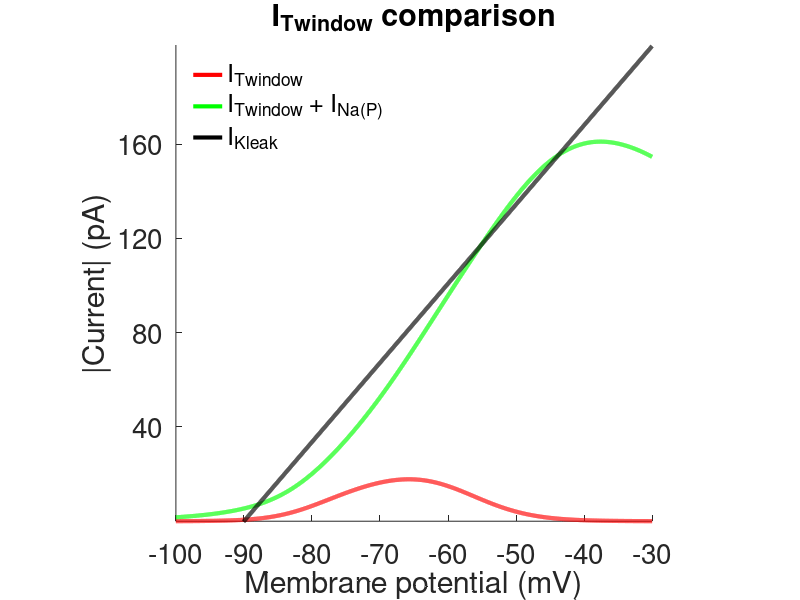
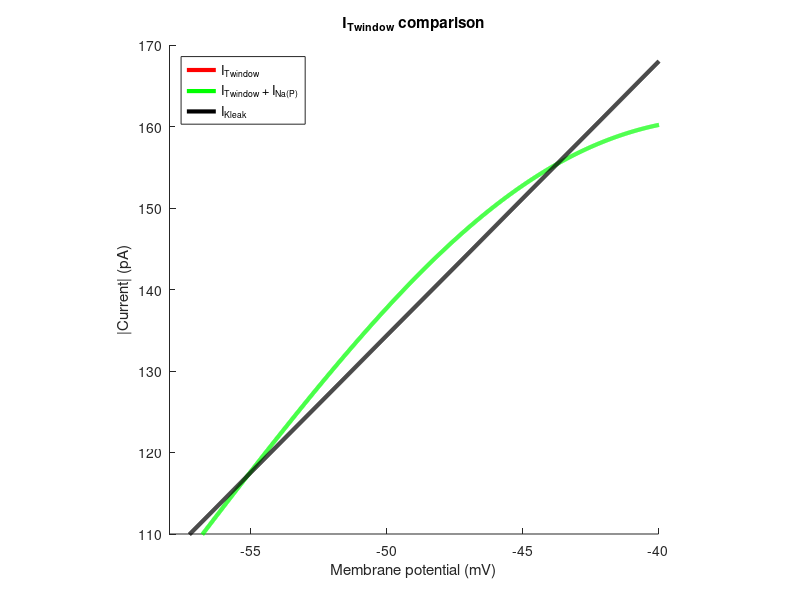
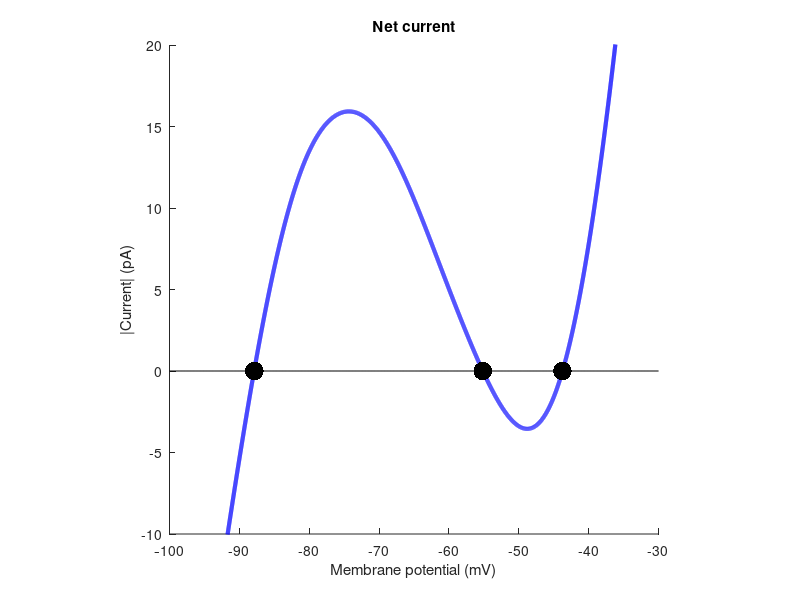

These figures' MATLAB source, in order:
% IT parameters and transformations
function parameters_IT

close all
clear all
clc

xRange = [-100 -30];
Vm = -100:0.01:xRange(end);
celsius = 37;
IT = zeros(4, length(Vm));





% IT:
titleString = 'I_T steady state activation and inactivation functions'; %#ok<*NASGU>
mString1 = 'm_{inf}^2';
mString2 = '';
hString1 = 'h_{inf}';
hString2 = '';
m_inf1 = (1 ./ (1 + exp(-(Vm+57)/6.2))).^2;
m_inf2 = 0;
h_inf1 = 1 ./ (1 + exp((Vm+81)/4));
h_inf2 = 0;
% sStatePlot(titleString, mString1, mString2, hString1, hString2, m_inf1,...
%     m_inf2, h_inf1, h_inf2, Vm, xRange);

phi = 3.0 ^ ((celsius-24)/10);
titleString = 'I_T activation and inactivation time constants';
taumString1 = 'tau_m';
taumString2 = '';
tauhString1 = 'tau_h';
tauhString2 = '';
tau_m1 = ( 0.612 + 1.0 ./ ( exp(-(Vm+132)/16.7) + exp((Vm+16.8)/18.2) ) ) / phi;
tau_m2 = 0;
tau_h1 = zeros(1,length(Vm));
for i = 1:length(Vm)
    if Vm(i) < -80
		tau_h1(i) = exp((Vm(i)+467)/66.6) / phi;
    else
		tau_h1(i) = ( 28 + exp(-(Vm(i)+22)/10.5) ) / phi;
    end
end
tau_h2 = 0;
% tauPlot(titleString, taumString1, taumString2, tauhString1, tauhString2,...
%     tau_m1, tau_m2, tau_h1, tau_h2, Vm, xRange);
IT(1,:) = m_inf1;
IT(2,:) = h_inf1;





% IT transformed:
% mString2 = 'm_{inf}^2';
% hString2 = 'h_{inf}';
% mshift = 10;
% hshift = 12;
% m_inf2 = (1 ./ (1 + exp(-(Vm+57-mshift)/6.2))).^2;
% h_inf2 = 1 ./ (1 + exp((Vm+81-hshift)/4));
% sStatePlotT(titleString, mString1, mString2, hString1, hString2, m_inf1,...
%     m_inf2, h_inf1, h_inf2, Vm, xRange);
% 
% taumString2 = 'tau_m';
% tauhString2 = 'tau_h';
% tau_m2 = zeros(1,length(Vm));
% for i = 1:length(Vm)
%     if Vm(i) < -55
% 		tau_m2(i) = 3.5 + (20-3.5)*exp(-((Vm(i)+55)^2)/(2*5^2));
%     else
% 		tau_m2(i) = 0.5 + (20-0.5)*exp(-((Vm(i)+55)^2)/(2*5^2));
%     end
% end
% tau_h2 = zeros(1,length(Vm));
% for i = 1:length(Vm)
%     if Vm(i) < -80
% 		tau_h2(i) = exp((Vm(i)+467-hshift)/66.6) / phi;
%     else
% 		tau_h2(i) = ( 28 + exp(-(Vm(i)+22-hshift)/10.5) ) / phi;
%     end
% end
% tauPlotT(titleString, taumString1, taumString2, tauhString1, tauhString2,...
%     tau_m1, tau_m2, tau_h1, tau_h2, Vm, xRange);





% IT2:
% titleString = 'I_{T(Crunelli)} steady state activation and inactivation functions'; %#ok<*NASGU>
% mString1 = 'm_{inf}^3';
% mString2 = '';
% hString1 = 'h_{inf}';
% hString2 = '';
% m_inf1 = (1 ./ (1 + exp(-(Vm+63)/7.8))).^3;
% m_inf2 = 0;
% h_inf1 = 1 ./ (1 + exp((Vm+83.5)/6.3));
% h_inf2 = 0;
% % sStatePlot(titleString, mString1, mString2, hString1, hString2, m_inf1,...
% %     m_inf2, h_inf1, h_inf2, Vm, xRange);
% 
% phi = 3.0 ^ ((celsius-35)/10);
% titleString = 'I_{T(Crunelli)} activation and inactivation time constants';
% taumString1 = 'tau_m';
% taumString2 = '';
% tauhString1 = 'tau_h';
% tauhString2 = '';
% tau_m1 = (2.44 + 0.02506 * exp(-0.0984 * Vm)) ./ phi;
% tau_m2 = 0;
% tau_h1 = (7.66 + 0.02868 * exp(-0.1054 * Vm)) ./ phi;
% tau_h2 = 0;
% % tauPlot(titleString, taumString1, taumString2, tauhString1, tauhString2,...
% %     tau_m1, tau_m2, tau_h1, tau_h2, Vm, xRange);
% IT(3,:) = m_inf1;
% IT(4,:) = h_inf1;





% Bistability mechanism:
% diam = 60; %[uf]
% L = 90;    %[uf]
% Area = pi*(L*1e-4)*(diam*1e-4);
% titleString = 'I_{Twindow} comparison';
% wString1 = 'I_{Twindow}';
% wString2 = 'I_{T2window}';
% iw1 = 1e6*Area*IT(1,:).*IT(2,:).*ghk(Vm, celsius);
% iw2 = 0; %1e6*Area*0.0021*IT(3,:).*IT(4,:).*(Vm-180);
% windowPlot(titleString, wString1, wString2, iw1, iw2, Vm, xRange, 'g');
% iKLeak = 1e6*Area*0.0000198.*(Vm+90);
% %iKLeak = 1e6*Area*0.000012.*(Vm+90);
% hold on
% plot(Vm, iKLeak, 'k', 'LineWidth', 3)
% hold off
% %legend(wString1, wString2, 'I_{Kleak}')
% legend(wString1, 'I_{Kleak}')
% ax1 = gca;
% 
% INaP = 1e6*Area*0.00001612*(1 ./ (1 + exp(-(Vm + 53.87) ./ 8.57))).*(Vm-30);
% for i = 1:2
%     windowPlot(titleString, [wString1 ' + I_{Na(P)}'], wString2, iw1+INaP, iw2, Vm, xRange, 'g');
%     hold on
%     plot(Vm, iKLeak, 'k', 'LineWidth', 3)
%     hold off
%     %legend([wString1 ' + I_{Na(P)}'], wString2, 'I_{Kleak}')
%     legend([wString1 ' + I_{Na(P)}'], 'I_{Kleak}')
%     ax2 = gca;
%     yRange = get(ax2, 'YLim');
%     ylim(ax1, yRange);
% end
% ylim([0.11 0.17])
% xlim([-58 -40])
% 
% wString1 = 'I_{T2window}';
% wString2 = '';
% iw1 = 1e6*Area*0.0021*IT(3,:).*IT(4,:).*(Vm-180);
% iw2 = 0;
% windowPlot(titleString, wString1, wString2, iw1, iw2, Vm, xRange, 'b');
% hold on
% plot(Vm, iKLeak, 'k', 'LineWidth', 3)
% for g = 0.0001:0.0001:0.0021
%     iw1 = 1e6*Area*g*IT(3,:).*IT(4,:).*(Vm-180);
%     plot(Vm, abs(iw1), 'b', 'LineWidth', 3)
% end
% ylim([0 max(abs(iw1))+max(abs(iw1))*0.01]);
% hold off

diam = 60; %[uf]
L = 90;    %[uf]
Area = pi*(L*1e-4)*(diam*1e-4);
titleString = 'I_{Twindow} comparison';
wString1 = 'I_{Twindow}';
wString2 = 'I_{Twindow} + I_{Na(P)}';
iw1 = 1e9*Area*IT(1,:).*IT(2,:).*ghk(Vm, celsius);
INaP = 1e9*Area*0.00001612*(1 ./ (1 + exp(-(Vm + 53.87) ./ 8.57))).*(Vm-30);
iw2 = iw1+INaP;
f1 = windowPlot(titleString, wString1, wString2, iw1, iw2, Vm, xRange, 'r', 'g');
iKLeak = 1e9*Area*0.0000198.*(Vm+90);
hold on
plot(Vm, iKLeak, 'k', 'LineWidth', 3)
hold off
legend(wString1, wString2, 'I_{Kleak}', 'Location', 'NorthWest')
legend boxoff
set(gca, 'box', 'off')
set(gca, 'YTick', 40:40:160)
xt = get(gca, 'XTick');
set(gca, 'FontSize', 20)


f2 = windowPlot(titleString, wString1, wString2, iw1, iw2, Vm, xRange, 'r', 'g');
hold on
plot(Vm, iKLeak, 'k', 'LineWidth', 3)
hold off
ylim([110 170])
xlim([-58 -40])
legend(wString1, wString2, 'I_{Kleak}', 'Location', 'NorthWest')
set(gca, 'box', 'off')

f3 = figure('Units', 'normalized', 'Position', [0,.01, .48, .89]);
set(f3, 'Color', 'w');
titleString = 'Net current';
set(f3, 'Name', titleString);
hold on
netI = iw1+iKLeak+INaP;
plot(Vm, netI, 'b', 'LineWidth', 3)
plot(Vm, zeros(1, length(Vm)), 'k', 'LineWidth', 1)
xlim(xRange);
ax = gca;
set(gca, 'box', 'on');
set(ax, 'PlotBoxAspectRatio', [1 1 1]);
set(ax, 'Color', 'w');
ylim([-10 20]);
title(titleString);
xlabel('Membrane potential (mV)');
ylabel('|Current| (pA)');

plot([-87.85 -55.15 -43.75], zeros(1,3), 'k.', 'MarkerSize', 40)
hold off
set(gca, 'box', 'off')





function [f] = sStatePlot(titleString, mString1, mString2, hString1, hString2, m_inf1, m_inf2, h_inf1, h_inf2, Vm, xRange)
f = figure('Units', 'normalized', 'Position', [0,.01, .48, .89]);
set(f, 'Color', 'w');
set(f, 'Name', titleString);
hold on
plot(Vm, m_inf1, 'g', 'LineWidth', 3)
if h_inf1(1)
    plot(Vm, h_inf1, 'r', 'LineWidth', 3)
end
if m_inf2(1)
    plot(Vm, m_inf2, 'g', 'LineWidth', 3)
end
if h_inf2(1)
    plot(Vm, h_inf2, 'r', 'LineWidth', 3)
end
hold off
xlim(xRange);
ylim([0 1]);
ax = gca;
set(gca, 'box', 'on');
set(ax, 'PlotBoxAspectRatio', [1 1 1]);
set(ax, 'Color', 'w');
title(titleString);
xlabel('Membrane potential (mV)');
ylabel('Fraction');
if h_inf1(1) && ~m_inf2(1) && ~h_inf2(1)
    legend(mString1, hString1)
elseif ~h_inf1(1) && ~m_inf2(1) && ~h_inf2(1)
    legend(mString1)
elseif h_inf1(1) && m_inf2(1) && h_inf2(1)
    legend(mString1, hString1, mString2, hString2)
elseif h_inf1(1) && m_inf2(1) && ~h_inf2(1)
    legend(mString1, hString1, mString2)
end

function [f] = tauPlot(titleString, mString1, mString2, hString1, hString2, m_inf1, m_inf2, h_inf1, h_inf2, Vm, xRange)
f = figure('Units', 'normalized', 'Position', [0,.01, .48, .89]);
set(f, 'Color', 'w');
set(f, 'Name', titleString);
hold on
plot(Vm, m_inf1, 'g', 'LineWidth', 3)
if h_inf1(1)
    plot(Vm, h_inf1, 'r', 'LineWidth', 3)
end
if m_inf2(1)
    plot(Vm, m_inf2, 'g', 'LineWidth', 3)
end
if h_inf2(1)
    plot(Vm, h_inf2, 'r', 'LineWidth', 3)
end
hold off
xlim(xRange);
ax = gca;
set(gca, 'box', 'on');
set(ax, 'PlotBoxAspectRatio', [1 1 1]);
set(ax, 'Color', 'w');
yRange = get(ax, 'YLim');
ylim([yRange(1) yRange(2)+(yRange(2)-yRange(1))*0.01]);
title(titleString);
xlabel('Membrane potential (mV)');
ylabel('Time constant (ms)');
if h_inf1(1) && ~m_inf2(1) && ~h_inf2(1)
    legend(mString1, hString1)
elseif ~h_inf1(1) && ~m_inf2(1) && ~h_inf2(1)
    legend(mString1)
elseif h_inf1(1) && m_inf2(1) && h_inf2(1)
    legend(mString1, hString1, mString2, hString2)
elseif h_inf1(1) && m_inf2(1) && ~h_inf2(1)
    legend(mString1, hString1, mString2)
end

function [f] = sStatePlotT(titleString, mString1, mString2, hString1, hString2, m_inf1, m_inf2, h_inf1, h_inf2, Vm, xRange) %#ok<*DEFNU>
f = figure('Units', 'normalized', 'Position', [0,.01, .48, .89]);
set(f, 'Color', 'w');
set(f, 'Name', titleString);
hold on
plot(Vm, m_inf1, 'g--', 'LineWidth', 3)
if h_inf1(1)
    plot(Vm, h_inf1, 'r--', 'LineWidth', 3)
end
if m_inf2(1)
    plot(Vm, m_inf2, 'g', 'LineWidth', 3)
end
if h_inf2(1)
    plot(Vm, h_inf2, 'r', 'LineWidth', 3)
end
hold off
xlim(xRange);
ylim([0 1]);
ax = gca;
set(gca, 'box', 'on');
set(ax, 'PlotBoxAspectRatio', [1 1 1]);
set(ax, 'Color', 'w');
title(titleString);
xlabel('Membrane potential (mV)');
ylabel('Fraction');
if h_inf1(1) && ~m_inf2(1) && ~h_inf2(1)
    legend(mString1, hString1)
elseif ~h_inf1(1) && ~m_inf2(1) && ~h_inf2(1)
    legend(mString1)
elseif h_inf1(1) && m_inf2(1) && h_inf2(1)
    legend(mString1, hString1, mString2, hString2)
elseif h_inf1(1) && m_inf2(1) && ~h_inf2(1)
    legend(mString1, hString1, mString2)
end

function [f] = tauPlotT(titleString, mString1, mString2, hString1, hString2, m_inf1, m_inf2, h_inf1, h_inf2, Vm, xRange)
f = figure('Units', 'normalized', 'Position', [0,.01, .48, .89]);
set(f, 'Color', 'w');
set(f, 'Name', titleString);
hold on
plot(Vm, m_inf1, 'g--', 'LineWidth', 3)
if h_inf1(1)
    plot(Vm, h_inf1, 'r--', 'LineWidth', 3)
end
if m_inf2(1)
    plot(Vm, m_inf2, 'g', 'LineWidth', 3)
end
if h_inf2(1)
    plot(Vm, h_inf2, 'r', 'LineWidth', 3)
end
hold off
xlim(xRange);
ax = gca;
set(gca, 'box', 'on');
set(ax, 'PlotBoxAspectRatio', [1 1 1]);
set(ax, 'Color', 'w');
yRange = get(ax, 'YLim');
ylim([yRange(1) yRange(2)+(yRange(2)-yRange(1))*0.01]);
title(titleString);
xlabel('Membrane potential (mV)');
ylabel('Time constant (ms)');
if h_inf1(1) && ~m_inf2(1) && ~h_inf2(1)
    legend(mString1, hString1)
elseif ~h_inf1(1) && ~m_inf2(1) && ~h_inf2(1)
    legend(mString1)
elseif h_inf1(1) && m_inf2(1) && h_inf2(1)
    legend(mString1, hString1, mString2, hString2)
elseif h_inf1(1) && m_inf2(1) && ~h_inf2(1)
    legend(mString1, hString1, mString2)
end

function [f] = windowPlot(titleString, wString1, wString2, iw1, iw2, Vm, xRange, colorStr1, colorStr2)
f = figure('Units', 'normalized', 'Position', [0,.01, .48, .89]);
set(f, 'Color', 'w');
set(f, 'Name', titleString);
hold on
plot(Vm, abs(iw1), colorStr1, 'LineWidth', 3)
if iw2(1)
    plot(Vm, abs(iw2), colorStr2, 'LineWidth', 3)
end
hold off
xlim(xRange);
ax = gca;
set(gca, 'box', 'on');
set(ax, 'PlotBoxAspectRatio', [1 1 1]);
set(ax, 'Color', 'w');
yRange = get(ax, 'YLim');
ylim([yRange(1) yRange(2)+(yRange(2)-yRange(1))*0.01]);
title(titleString);
xlabel('Membrane potential (mV)');
ylabel('|Current| (pA)');
if iw2(1)
    legend(wString1, wString2)
else
    legend(wString1)
end

function iMax = ghk(Vm, celsius)
FARADAY = 96485.309;
R = 8.3144621;
cai = 50e-6;
cao = 1.5;
pcabar	= 8.8e-5;
z = (1e-3)*2*FARADAY*Vm./(R*(celsius+273.15));
eco = cao*z./(exp(z)-1);
eci = -cai*z./(exp(-z)-1);
iMax = pcabar*(.001)*2*FARADAY*(eci - eco);
